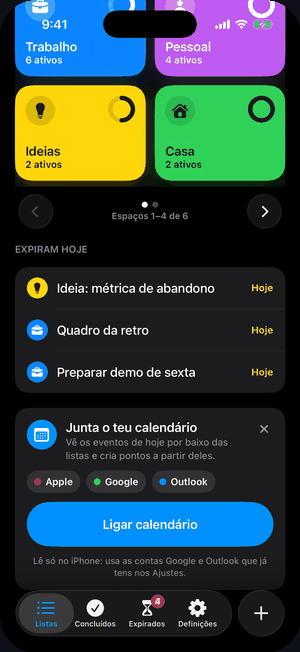
#> input picture docs/media/fluxo-calendario.gif, 300 x 652 px, given in place of AppIcon-1024.png, which was not available
$ python readme-media.py ../docs/media/fluxo-calendario.gif
#> lines starting #> are read from the running program, lines starting #| are printed output that depends on the picture; after the words box and inside, x2 and y2 are one past the last pixel; in counts of white or black regions, pixels touching at a corner belong together; pictures that were not available may be replaced by others from this repository, and a replacement may not be noted
#!/usr/bin/env python3
"""Gera as imagens e os GIFs do README (docs/media/) a partir das capturas do CI e dos mocks.

Uso: python3 scripts/readme-media.py capturas/<versão>-<commit>
Precisa do Pillow. Os telemóveis ficam com 300 px de largura e cantos arredondados.
"""
import sys
from pathlib import Path

from PIL import Image, ImageDraw

RAIZ = Path(__file__).resolve().parent.parent
SAIDA = RAIZ / "docs" / "media"
LARGURA = 300


def telemovel(caminho: Path, largura: int = LARGURA) -> Image.Image:
    """Captura reduzida, com os cantos arredondados de um iPhone."""
    imagem = Image.open(caminho).convert("RGBA")
    altura = round(imagem.height * largura / imagem.width)
    imagem = imagem.resize((largura, altura), Image.LANCZOS)
    mascara = Image.new("L", imagem.size, 0)
    ImageDraw.Draw(mascara).rounded_rectangle((0, 0, *imagem.size), radius=round(largura * 0.12), fill=255)
    imagem.putalpha(mascara)
    return imagem


def lado_a_lado(imagens, espaco=28) -> Image.Image:
    largura = sum(i.width for i in imagens) + espaco * (len(imagens) - 1)
    altura = max(i.height for i in imagens)
    tela = Image.new("RGBA", (largura, altura), (0, 0, 0, 0))
    x = 0
    for imagem in imagens:
        tela.paste(imagem, (x, 0), imagem)
        x += imagem.width + espaco
    return tela


def gif(nome: str, caminhos, duracao=1400):
    """GIF de um fluxo, com fundo escuro (os GIF não têm transparência parcial)."""
    quadros = []
    for caminho in caminhos:
        imagem = telemovel(caminho)
        fundo = Image.new("RGB", imagem.size, (13, 17, 23))
        fundo.paste(imagem, (0, 0), imagem)
        quadros.append(fundo.convert("P", palette=Image.ADAPTIVE, colors=255))
    quadros[0].save(SAIDA / nome, save_all=True, append_images=quadros[1:], duration=duracao, loop=0, optimize=True)


def main():
    if len(sys.argv) != 2:
        sys.exit(__doc__)
    capturas = RAIZ / sys.argv[1]
    escuro, claro = capturas / "escuro", capturas / "claro"
    mocks = RAIZ / "design" / "mocks"
    SAIDA.mkdir(parents=True, exist_ok=True)

    # Ícone da app, com o canto do iOS.
    icone = Image.open(RAIZ / "App/Resources/Assets.xcassets/AppIcon.appiconset/AppIcon-1024.png").convert("RGBA")
    icone = icone.resize((160, 160), Image.LANCZOS)
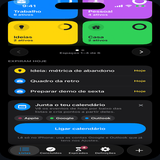
#> icone: PIL image 160x160 RGBA; mean R, G, B, A 46.9, 63.6, 61.8, 255
    mascara = Image.new("L", icone.size, 0)
#> mascara: PIL image 160x160 L; every value is 0
    ImageDraw.Draw(mascara).rounded_rectangle((0, 0, 160, 160), radius=36, fill=255)
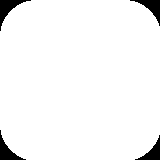
#> mascara: PIL image 160x160 L; 96% white; 4 black regions, box (x1, y1, x2, y2) and area: (0, 0, 31, 31) 287, (130, 0, 160, 26) 256, (0, 130, 26, 160) 256, (135, 135, 160, 160) 226
    icone.putalpha(mascara)
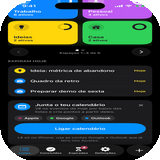
#> icone: PIL image 160x160 RGBA; mean R, G, B, A 46.9, 63.6, 61.8, 244.8; transparent parts drawn white
    icone.save(SAIDA / "icone.png", optimize=True)

    # Imagem principal: três ecrãs em escuro.
    lado_a_lado([telemovel(escuro / f) for f in ("1-inicio.png", "2-lista.png", "3-detalhe.png")]).save(
        SAIDA / "principal.png", optimize=True
    )
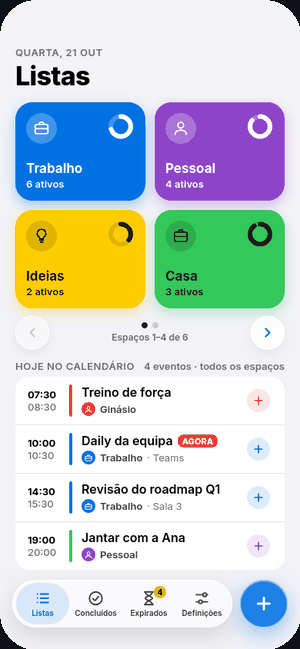
#> input picture docs/media/fluxo-espacos.gif, 300 x 649 px, given in place of 1-inicio.png, which was not available
#> in telemovel, `mascara = Image.new("L", imagem.size, 0)`: mascara: PIL image 300x649 L; every value is 0
#> in telemovel, `ImageDraw.Draw(mascara).rounded_rectangle((0, 0, *imagem.size), radius..`:
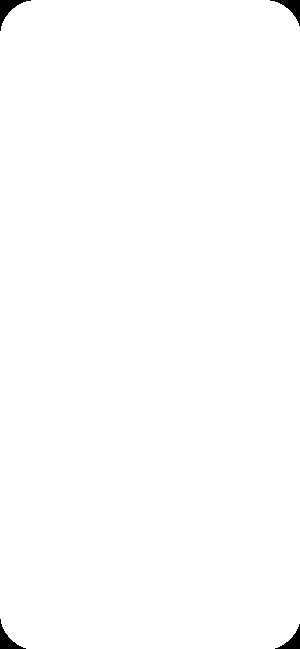
#> mascara: PIL image 300x649 L; 99.5% white; 4 black regions, box (x1, y1, x2, y2) and area: (0, 0, 31, 31) 287, (270, 0, 300, 26) 256, (0, 619, 26, 649) 256, (275, 624, 300, 649) 226

    # Fluxos.
    gif("fluxo-navegacao.gif", [escuro / "1-inicio.png", escuro / "2-lista.png", escuro / "3-detalhe.png"])
    gif("fluxo-manter.gif", [escuro / "3-detalhe.png", escuro / "4-manter-premido.png",
                             escuro / "5-manter-direita.png", escuro / "3-detalhe.png"], duracao=1100)
    gif("fluxo-calendario.gif", [escuro / "12-calendario-ligar.png", escuro / "11-calendario.png"], duracao=1800)
    gif("fluxo-espacos.gif", [mocks / "EspacosPagina1.png", mocks / "EspacosPagina2.png"], duracao=1800)
    gif("fluxo-tema.gif", [escuro / "1-inicio.png", claro / "1-inicio.png"], duracao=1600)

    # Galeria: escuro e claro.
    for nome in ("1-inicio", "2-lista", "3-detalhe", "6-captura", "8-expirados", "10-definicoes"):
        for tema, pasta in (("escuro", escuro), ("claro", claro)):
            imagem = telemovel(pasta / f"{nome}.png", largura=220)
            imagem.save(SAIDA / f"galeria-{nome}-{tema}.png", optimize=True)

    (SAIDA / "ORIGEM.txt").write_text(f"Gerado por scripts/readme-media.py a partir de {sys.argv[1]}\n")
    total = sum(f.stat().st_size for f in SAIDA.iterdir())
    print(f"docs/media: {len(list(SAIDA.iterdir()))} ficheiros, {total / 1024:.0f} KB")


if __name__ == "__main__":
#> (the run stopped early here; a loop or call above may not have finished)
